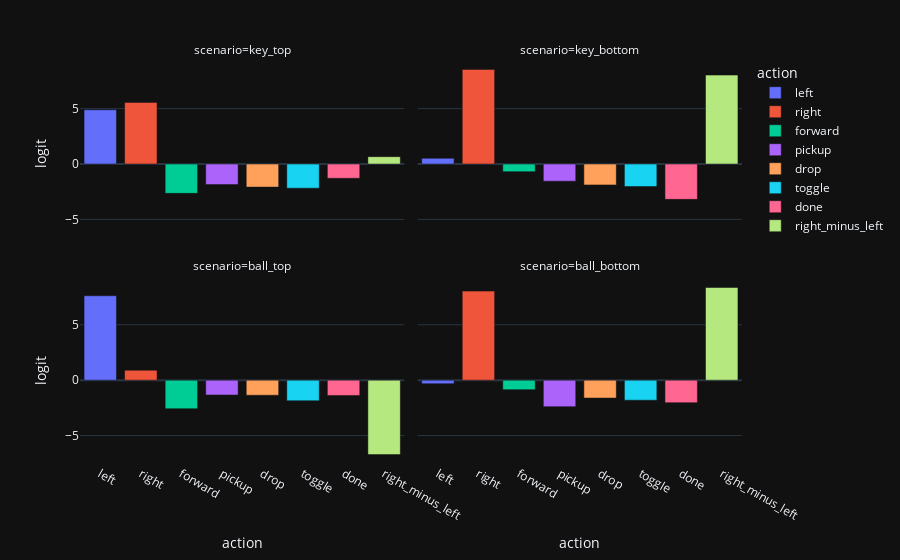

The code cell stored with this chart in its notebook:
### Code cell
adversarial_predictions = preds_to_df(action_preds, all_scenarios)

px.bar(adversarial_predictions,
       x = 'action',
       y='logit',
       color = 'action', 
       facet_col='scenario',
        facet_col_wrap=2,
       template='plotly_dark').show()

### Figure 1 — Plotly figure (JSON) as saved in the notebook; plotly's stock layout.template omitted (floating-point values rounded to 4 significant figures)
{"data": [{"alignmentgroup": "True", "hovertemplate": "action=%{x}<br>scenario=key_top<br>logit=%{y}<extra></extra>", "legendgroup": "left", "marker": {"color": "#636efa", "pattern": {"shape": ""}}, "name": "left", "offsetgroup": "left", "orientation": "v", "showlegend": true, "textposition": "auto", "type": "bar", "x": ["left"], "xaxis": "x3", "y": [4.898], "yaxis": "y3"}, {"alignmentgroup": "True", "hovertemplate": "action=%{x}<br>scenario=key_bottom<br>logit=%{y}<extra></extra>", "legendgroup": "left", "marker": {"color": "#636efa", "pattern": {"shape": ""}}, "name": "left", "offsetgroup": "left", "orientation": "v", "showlegend": false, "textposition": "auto", "type": "bar", "x": ["left"], "xaxis": "x4", "y": [0.5148], "yaxis": "y4"}, {"alignmentgroup": "True", "hovertemplate": "action=%{x}<br>scenario=ball_top<br>logit=%{y}<extra></extra>", "legendgroup": "left", "marker": {"color": "#636efa", "pattern": {"shape": ""}}, "name": "left", "offsetgroup": "left", "orientation": "v", "showlegend": false, "textposition": "auto", "type": "bar", "x": ["left"], "xaxis": "x", "y": [7.617], "yaxis": "y"}, {"alignmentgroup": "True", "hovertemplate": "action=%{x}<br>scenario=ball_bottom<br>logit=%{y}<extra></extra>", "legendgroup": "left", "marker": {"color": "#636efa", "pattern": {"shape": ""}}, "name": "left", "offsetgroup": "left", "orientation": "v", "showlegend": false, "textposition": "auto", "type": "bar", "x": ["left"], "xaxis": "x2", "y": [-0.323], "yaxis": "y2"}, {"alignmentgroup": "True", "hovertemplate": "action=%{x}<br>scenario=key_top<br>logit=%{y}<extra></extra>", "legendgroup": "right", "marker": {"color": "#EF553B", "pattern": {"shape": ""}}, "name": "right", "offsetgroup": "right", "orientation": "v", "showlegend": true, "textposition": "auto", "type": "bar", "x": ["right"], "xaxis": "x3", "y": [5.562], "yaxis": "y3"}, {"alignmentgroup": "True", "hovertemplate": "action=%{x}<br>scenario=key_bottom<br>logit=%{y}<extra></extra>", "legendgroup": "right", "marker": {"color": "#EF553B", "pattern": {"shape": ""}}, "name": "right", "offsetgroup": "right", "orientation": "v", "showlegend": false, "textposition": "auto", "type": "bar", "x": ["right"], "xaxis": "x4", "y": [8.539], "yaxis": "y4"}, {"alignmentgroup": "True", "hovertemplate": "action=%{x}<br>scenario=ball_top<br>logit=%{y}<extra></extra>", "legendgroup": "right", "marker": {"color": "#EF553B", "pattern": {"shape": ""}}, "name": "right", "offsetgroup": "right", "orientation": "v", "showlegend": false, "textposition": "auto", "type": "bar", "x": ["right"], "xaxis": "x", "y": [0.8988], "yaxis": "y"}, {"alignmentgroup": "True", "hovertemplate": "action=%{x}<br>scenario=ball_bottom<br>logit=%{y}<extra></extra>", "legendgroup": "right", "marker": {"color": "#EF553B", "pattern": {"shape": ""}}, "name": "right", "offsetgroup": "right", "orientation": "v", "showlegend": false, "textposition": "auto", "type": "bar", "x": ["right"], "xaxis": "x2", "y": [8.036], "yaxis": "y2"}, {"alignmentgroup": "True", "hovertemplate": "action=%{x}<br>scenario=key_top<br>logit=%{y}<extra></extra>", "legendgroup": "forward", "marker": {"color": "#00cc96", "pattern": {"shape": ""}}, "name": "forward", "offsetgroup": "forward", "orientation": "v", "showlegend": true, "textposition": "auto", "type": "bar", "x": ["forward"], "xaxis": "x3", "y": [-2.648], "yaxis": "y3"}, {"alignmentgroup": "True", "hovertemplate": "action=%{x}<br>scenario=key_bottom<br>logit=%{y}<extra></extra>", "legendgroup": "forward", "marker": {"color": "#00cc96", "pattern": {"shape": ""}}, "name": "forward", "offsetgroup": "forward", "orientation": "v", "showlegend": false, "textposition": "auto", "type": "bar", "x": ["forward"], "xaxis": "x4", "y": [-0.6896], "yaxis": "y4"}, {"alignmentgroup": "True", "hovertemplate": "action=%{x}<br>scenario=ball_top<br>logit=%{y}<extra></extra>", "legendgroup": "forward", "marker": {"color": "#00cc96", "pattern": {"shape": ""}}, "name": "forward", "offsetgroup": "forward", "orientation": "v", "showlegend": false, "textposition": "auto", "type": "bar", "x": ["forward"], "xaxis": "x", "y": [-2.574], "yaxis": "y"}, {"alignmentgroup": "True", "hovertemplate": "action=%{x}<br>scenario=ball_bottom<br>logit=%{y}<extra></extra>", "legendgroup": "forward", "marker": {"color": "#00cc96", "pattern": {"shape": ""}}, "name": "forward", "offsetgroup": "forward", "orientation": "v", "showlegend": false, "textposition": "auto", "type": "bar", "x": ["forward"], "xaxis": "x2", "y": [-0.856], "yaxis": "y2"}, {"alignmentgroup": "True", "hovertemplate": "action=%{x}<br>scenario=key_top<br>logit=%{y}<extra></extra>", "legendgroup": "pickup", "marker": {"color": "#ab63fa", "pattern": {"shape": ""}}, "name": "pickup", "offsetgroup": "pickup", "orientation": "v", "showlegend": true, "textposition": "auto", "type": "bar", "x": ["pickup"], "xaxis": "x3", "y": [-1.858], "yaxis": "y3"}, {"alignmentgroup": "True", "hovertemplate": "action=%{x}<br>scenario=key_bottom<br>logit=%{y}<extra></extra>", "legendgroup": "pickup", "marker": {"color": "#ab63fa", "pattern": {"shape": ""}}, "name": "pickup", "offsetgroup": "pickup", "orientation": "v", "showlegend": false, "textposition": "auto", "type": "bar", "x": ["pickup"], "xaxis": "x4", "y": [-1.551], "yaxis": "y4"}, {"alignmentgroup": "True", "hovertemplate": "action=%{x}<br>scenario=ball_top<br>logit=%{y}<extra></extra>", "legendgroup": "pickup", "marker": {"color": "#ab63fa", "pattern": {"shape": ""}}, "name": "pickup", "offsetgroup": "pickup", "orientation": "v", "showlegend": false, "textposition": "auto", "type": "bar", "x": ["pickup"], "xaxis": "x", "y": [-1.339], "yaxis": "y"}, {"alignmentgroup": "True", "hovertemplate": "action=%{x}<br>scenario=ball_bottom<br>logit=%{y}<extra></extra>", "legendgroup": "pickup", "marker": {"color": "#ab63fa", "pattern": {"shape": ""}}, "name": "pickup", "offsetgroup": "pickup", "orientation": "v", "showlegend": false, "textposition": "auto", "type": "bar", "x": ["pickup"], "xaxis": "x2", "y": [-2.392], "yaxis": "y2"}, {"alignmentgroup": "True", "hovertemplate": "action=%{x}<br>scenario=key_top<br>logit=%{y}<extra></extra>", "legendgroup": "drop", "marker": {"color": "#FFA15A", "pattern": {"shape": ""}}, "name": "drop", "offsetgroup": "drop", "orientation": "v", "showlegend": true, "textposition": "auto", "type": "bar", "x": ["drop"], "xaxis": "x3", "y": [-2.082], "yaxis": "y3"}, {"alignmentgroup": "True", "hovertemplate": "action=%{x}<br>scenario=key_bottom<br>logit=%{y}<extra></extra>", "legendgroup": "drop", "marker": {"color": "#FFA15A", "pattern": {"shape": ""}}, "name": "drop", "offsetgroup": "drop", "orientation": "v", "showlegend": false, "textposition": "auto", "type": "bar", "x": ["drop"], "xaxis": "x4", "y": [-1.884], "yaxis": "y4"}, {"alignmentgroup": "True", "hovertemplate": "action=%{x}<br>scenario=ball_top<br>logit=%{y}<extra></extra>", "legendgroup": "drop", "marker": {"color": "#FFA15A", "pattern": {"shape": ""}}, "name": "drop", "offsetgroup": "drop", "orientation": "v", "showlegend": false, "textposition": "auto", "type": "bar", "x": ["drop"], "xaxis": "x", "y": [-1.36], "yaxis": "y"}, {"alignmentgroup": "True", "hovertemplate": "action=%{x}<br>scenario=ball_bottom<br>logit=%{y}<extra></extra>", "legendgroup": "drop", "marker": {"color": "#FFA15A", "pattern": {"shape": ""}}, "name": "drop", "offsetgroup": "drop", "orientation": "v", "showlegend": false, "textposition": "auto", "type": "bar", "x": ["drop"], "xaxis": "x2", "y": [-1.615], "yaxis": "y2"}, {"alignmentgroup": "True", "hovertemplate": "action=%{x}<br>scenario=key_top<br>logit=%{y}<extra></extra>", "legendgroup": "toggle", "marker": {"color": "#19d3f3", "pattern": {"shape": ""}}, "name": "toggle", "offsetgroup": "toggle", "orientation": "v", "showlegend": true, "textposition": "auto", "type": "bar", "x": ["toggle"], "xaxis": "x3", "y": [-2.183], "yaxis": "y3"}, {"alignmentgroup": "True", "hovertemplate": "action=%{x}<br>scenario=key_bottom<br>logit=%{y}<extra></extra>", "legendgroup": "toggle", "marker": {"color": "#19d3f3", "pattern": {"shape": ""}}, "name": "toggle", "offsetgroup": "toggle", "orientation": "v", "showlegend": false, "textposition": "auto", "type": "bar", "x": ["toggle"], "xaxis": "x4", "y": [-2.03], "yaxis": "y4"}, {"alignmentgroup": "True", "hovertemplate": "action=%{x}<br>scenario=ball_top<br>logit=%{y}<extra></extra>", "legendgroup": "toggle", "marker": {"color": "#19d3f3", "pattern": {"shape": ""}}, "name": "toggle", "offsetgroup": "toggle", "orientation": "v", "showlegend": false, "textposition": "auto", "type": "bar", "x": ["toggle"], "xaxis": "x", "y": [-1.86], "yaxis": "y"}, {"alignmentgroup": "True", "hovertemplate": "action=%{x}<br>scenario=ball_bottom<br>logit=%{y}<extra></extra>", "legendgroup": "toggle", "marker": {"color": "#19d3f3", "pattern": {"shape": ""}}, "name": "toggle", "offsetgroup": "toggle", "orientation": "v", "showlegend": false, "textposition": "auto", "type": "bar", "x": ["toggle"], "xaxis": "x2", "y": [-1.808], "yaxis": "y2"}, {"alignmentgroup": "True", "hovertemplate": "action=%{x}<br>scenario=key_top<br>logit=%{y}<extra></extra>", "legendgroup": "done", "marker": {"color": "#FF6692", "pattern": {"shape": ""}}, "name": "done", "offsetgroup": "done", "orientation": "v", "showlegend": true, "textposition": "auto", "type": "bar", "x": ["done"], "xaxis": "x3", "y": [-1.29], "yaxis": "y3"}, {"alignmentgroup": "True", "hovertemplate": "action=%{x}<br>scenario=key_bottom<br>logit=%{y}<extra></extra>", "legendgroup": "done", "marker": {"color": "#FF6692", "pattern": {"shape": ""}}, "name": "done", "offsetgroup": "done", "orientation": "v", "showlegend": false, "textposition": "auto", "type": "bar", "x": ["done"], "xaxis": "x4", "y": [-3.19], "yaxis": "y4"}, {"alignmentgroup": "True", "hovertemplate": "action=%{x}<br>scenario=ball_top<br>logit=%{y}<extra></extra>", "legendgroup": "done", "marker": {"color": "#FF6692", "pattern": {"shape": ""}}, "name": "done", "offsetgroup": "done", "orientation": "v", "showlegend": false, "textposition": "auto", "type": "bar", "x": ["done"], "xaxis": "x", "y": [-1.379], "yaxis": "y"}, {"alignmentgroup": "True", "hovertemplate": "action=%{x}<br>scenario=ball_bottom<br>logit=%{y}<extra></extra>", "legendgroup": "done", "marker": {"color": "#FF6692", "pattern": {"shape": ""}}, "name": "done", "offsetgroup": "done", "orientation": "v", "showlegend": false, "textposition": "auto", "type": "bar", "x": ["done"], "xaxis": "x2", "y": [-2.027], "yaxis": "y2"}, {"alignmentgroup": "True", "hovertemplate": "action=%{x}<br>scenario=key_top<br>logit=%{y}<extra></extra>", "legendgroup": "right_minus_left", "marker": {"color": "#B6E880", "pattern": {"shape": ""}}, "name": "right_minus_left", "offsetgroup": "right_minus_left", "orientation": "v", "showlegend": true, "textposition": "auto", "type": "bar", "x": ["right_minus_left"], "xaxis": "x3", "y": [0.6642], "yaxis": "y3"}, {"alignmentgroup": "True", "hovertemplate": "action=%{x}<br>scenario=key_bottom<br>logit=%{y}<extra></extra>", "legendgroup": "right_minus_left", "marker": {"color": "#B6E880", "pattern": {"shape": ""}}, "name": "right_minus_left", "offsetgroup": "right_minus_left", "orientation": "v", "showlegend": false, "textposition": "auto", "type": "bar", "x": ["right_minus_left"], "xaxis": "x4", "y": [8.025], "yaxis": "y4"}, {"alignmentgroup": "True", "hovertemplate": "action=%{x}<br>scenario=ball_top<br>logit=%{y}<extra></extra>", "legendgroup": "right_minus_left", "marker": {"color": "#B6E880", "pattern": {"shape": ""}}, "name": "right_minus_left", "offsetgroup": "right_minus_left", "orientation": "v", "showlegend": false, "textposition": "auto", "type": "bar", "x": ["right_minus_left"], "xaxis": "x", "y": [-6.718], "yaxis": "y"}, {"alignmentgroup": "True", "hovertemplate": "action=%{x}<br>scenario=ball_bottom<br>logit=%{y}<extra></extra>", "legendgroup": "right_minus_left", "marker": {"color": "#B6E880", "pattern": {"shape": ""}}, "name": "right_minus_left", "offsetgroup": "right_minus_left", "orientation": "v", "showlegend": false, "textposition": "auto", "type": "bar", "x": ["right_minus_left"], "xaxis": "x2", "y": [8.359], "yaxis": "y2"}], "layout": {"annotations": [{"font": {}, "showarrow": false, "text": "scenario=ball_top", "x": 0.245, "xanchor": "center", "xref": "paper", "y": 0.465, "yanchor": "bottom", "yref": "paper"}, {"font": {}, "showarrow": false, "text": "scenario=ball_bottom", "x": 0.755, "xanchor": "center", "xref": "paper", "y": 0.465, "yanchor": "bottom", "yref": "paper"}, {"font": {}, "showarrow": false, "text": "scenario=key_top", "x": 0.245, "xanchor": "center", "xref": "paper", "y": 1.0, "yanchor": "bottom", "yref": "paper"}, {"font": {}, "showarrow": false, "text": "scenario=key_bottom", "x": 0.755, "xanchor": "center", "xref": "paper", "y": 1.0, "yanchor": "bottom", "yref": "paper"}], "barmode": "relative", "legend": {"title": {"text": "action"}, "tracegroupgap": 0}, "margin": {"t": 60}, "xaxis": {"anchor": "y", "categoryarray": ["left", "right", "forward", "pickup", "drop", "toggle", "done", "right_minus_left"], "categoryorder": "array", "domain": [0, 0.49], "title": {"text": "action"}}, "xaxis2": {"anchor": "y2", "categoryarray": ["left", "right", "forward", "pickup", "drop", "toggle", "done", "right_minus_left"], "categoryorder": "array", "domain": [0.51, 1], "matches": "x", "title": {"text": "action"}}, "xaxis3": {"anchor": "y3", "domain": [0, 0.49], "matches": "x", "showticklabels": false}, "xaxis4": {"anchor": "y4", "domain": [0.51, 1], "matches": "x", "showticklabels": false}, "yaxis": {"anchor": "x", "domain": [0, 0.465], "title": {"text": "logit"}}, "yaxis2": {"anchor": "x2", "domain": [0, 0.465], "matches": "y", "showticklabels": false}, "yaxis3": {"anchor": "x3", "domain": [0.535, 1.0], "matches": "y", "title": {"text": "logit"}}, "yaxis4": {"anchor": "x4", "domain": [0.535, 1.0], "matches": "y", "showticklabels": false}}}
